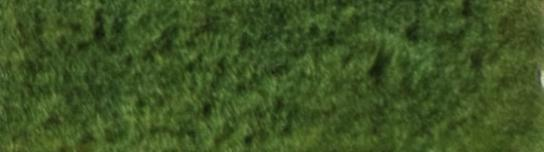
#> input picture Bachlor Projekt/cropped/160607_Min_62.jpeg, 544 x 152 px; its folder holds 4 pictures in this run
$ jupyter execute get_hog_features.ipynb
#> lines starting #> are read from the running program, lines starting #| are printed output that depends on the picture
### Bachlor Projekt/load_read_name_extractor.py
import glob
import numpy as np
from skimage.io import imread

#Load all pictures in the folder
def read_img(img_list, img):
    n = imread(img)
    img_list.append(n)
    return img_list
def load_name_and_img(path):
    names = glob.glob(path)
    img_list_names = []
    img_list= []
    cv_image = [read_img(img_list, img) for img in names]
#> in read_img, n is the input picture: shape (152, 544, 3); mean R, G, B 61.8, 84, 35.3
#> call 2 of read_img, with img = 'cropped/160607_Min_64.jpeg'
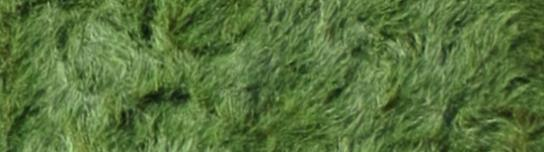
#> input picture Bachlor Projekt/cropped/160607_Min_64.jpeg, 544 x 152 px
#> in read_img, n is the input picture: shape (152, 544, 3); mean R, G, B 86.9, 115, 59.4
#> call 3 of read_img, with img = 'cropped/160607_Min_65.jpeg'
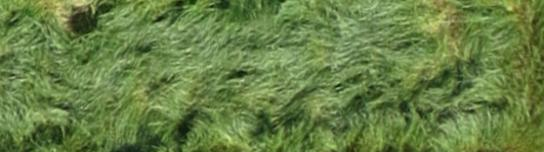
#> input picture Bachlor Projekt/cropped/160607_Min_65.jpeg, 544 x 152 px
#> in read_img, n is the input picture: shape (152, 544, 3); mean R, G, B 103.5, 128.8, 69.2
#> call 4 of read_img, with img = 'cropped/160607_Min_66.jpeg'
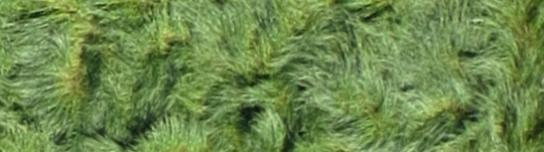
#> input picture Bachlor Projekt/cropped/160607_Min_66.jpeg, 544 x 152 px
#> in read_img, n is the input picture: shape (152, 544, 3); mean R, G, B 108.4, 136.5, 76
#> cv_image = 4 items
    return img_list, names
# [16 lines left out: function it_name_extract_labels_from_img, not called in this run]

def save_in_txt(save_array, filename):
    file = open(filename, "w+")
    # Saving the array in a text file
    np.save(filename, save_array)
    file.close()

### Bachlor Projekt/get_hog_features.ipynb
[cell 1]
import numpy as np # linear algebra
import json
from matplotlib import pyplot as plt
from skimage import color
from skimage.feature import hog
from sklearn import svm
from sklearn.metrics import classification_report,accuracy_score
from skimage.io import imread
from skimage.transform import resize
from skimage.feature import hog
from skimage import exposure
import matplotlib.pyplot as plt
import cv2  # importing cv
import imutils
import glob

#We need these in this file:
import load_read_name_extractor as lrne

[cell 2]
def it_hog(img_list):
    hog_features = []
    for i in range (len(img_list)):
        img_list[i] = color.rgb2gray(img_list[i])
        fd, hog_image = hog(img_list[i], orientations=9, pixels_per_cell=(8, 8),
                        cells_per_block=(4, 4), visualize=True) #uses rbf kernel

        #plt.axis("off")
        #plt.imshow(hog_image, cmap="gray")
        img_list[i] = hog_image
        hog_features.append(fd)
    return img_list, hog_features

[cell 3]
img_list, names = lrne.load_name_and_img("cropped/*.jpeg")
#> img_list = 4 items; names = ['cropped/160607_Min_62.jpeg', 'cropped/160607_Min_64.jpeg', 'cropped/160607_Min_65.jpeg', 'cropped/160607_Min_66.jpeg']

[cell 4]
xxx, hog_features = it_hog(img_list)
#> the loop in it_hog, `for i in range (len(img_list)):` made 4 passes
#> pass 1, in it_hog, `fd, hog_image = hog(img_list[i], orientations=9, pixels_per_cell=(8, 8..`:
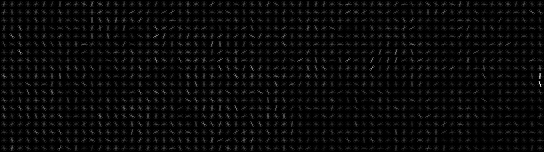
#> hog_image: shape (152, 544) float64; min 0, max 0.11, mean 0.00406; drawn with min black and max white
#> pass 2, in it_hog, `fd, hog_image = hog(img_list[i], orientations=9, pixels_per_cell=(8, 8..`:
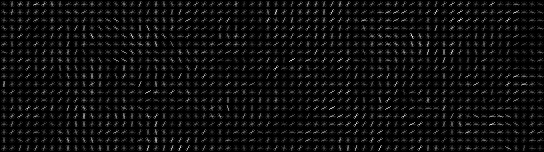
#> hog_image: shape (152, 544) float64; min 0, max 0.126, mean 0.00727; drawn with min black and max white
#> pass 3, in it_hog, `fd, hog_image = hog(img_list[i], orientations=9, pixels_per_cell=(8, 8..`:
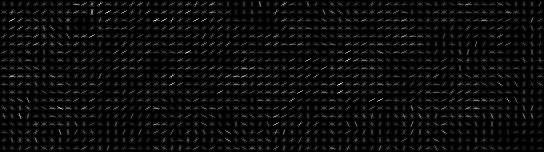
#> hog_image: shape (152, 544) float64; min 0, max 0.178, mean 0.00842; drawn with min black and max white
#> after the loop in it_hog, `for i in range (len(img_list)):`: hog_features = 4 items
#> xxx = 4 items; hog_features = 4 items

[cell 5]
lrne.save_in_txt(names, "img_names_hog")
lrne.save_in_txt(hog_features, "hog_feutures")
